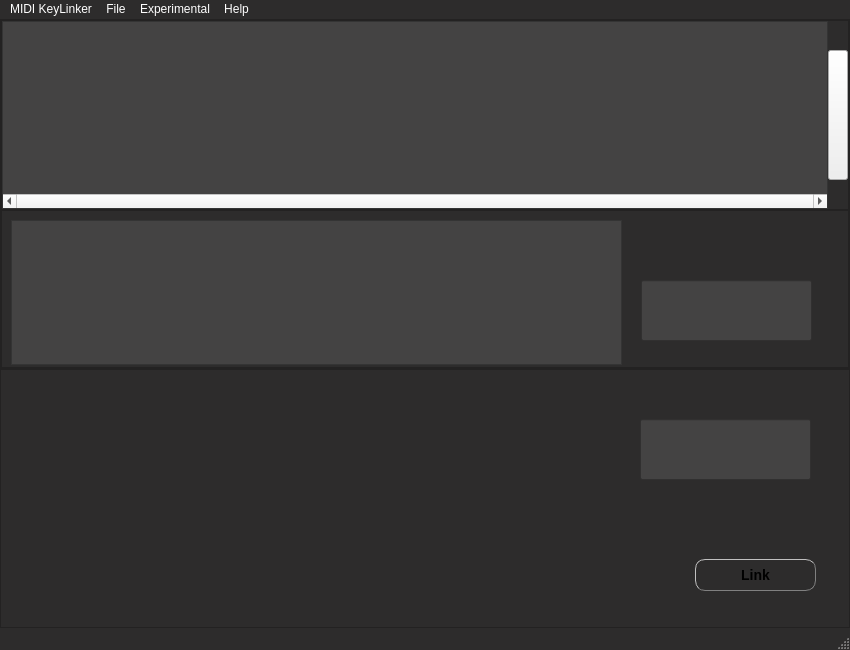
<?xml version="1.0" encoding="UTF-8"?>
<ui version="4.0">
 <class>MainWindow</class>
 <widget class="QMainWindow" name="MainWindow">
  <property name="geometry">
   <rect>
    <x>0</x>
    <y>0</y>
    <width>850</width>
    <height>650</height>
   </rect>
  </property>
  <property name="windowTitle">
   <string>MainWindow</string>
  </property>
  <property name="windowIcon">
   <iconset>
    <normaloff>icon/midi.svg</normaloff>icon/midi.svg</iconset>
  </property>
  <property name="autoFillBackground">
   <bool>true</bool>
  </property>
  <property name="styleSheet">
   <string notr="true">QMainWindow {
	
}
QAction {
	background-color:  #2D2C2C; 
}
QFrame {
    background-color:  #2D2C2C; 
}
QListWidget {
	background-color:  #444343;
}
QLineEdit {
	background-color:  #444343;
	color: white;
}
QTableView{
	background-color:  #444343;
}
QMenu {
	color: rgb(255, 255, 255);
	background-color:  #2D2C2C; 
}
QMenuBar {
	color: rgb(255, 255, 255);
	background-color:  #2D2C2C; 
}
QPushButton#linkButton { 
    border-style: outset;
    border-width: 1px;
    border-radius: 10px;
    border-color: gray;
    font: bold 14px; 
    padding: 6px;
	color: &quot;orange&quot;;
}
QStatusBar {
	background-color:  #2D2C2C; 
	color: &quot;orange&quot;;
}
</string>
  </property>
  <widget class="QWidget" name="centralwidget">
   <property name="autoFillBackground">
    <bool>true</bool>
   </property>
   <layout class="QVBoxLayout" name="verticalLayout">
    <property name="spacing">
     <number>0</number>
    </property>
    <property name="leftMargin">
     <number>0</number>
    </property>
    <property name="topMargin">
     <number>0</number>
    </property>
    <property name="rightMargin">
     <number>0</number>
    </property>
    <property name="bottomMargin">
     <number>0</number>
    </property>
    <item>
     <widget class="QFrame" name="frame">
      <property name="maximumSize">
       <size>
        <width>16777215</width>
        <height>350</height>
       </size>
      </property>
      <property name="styleSheet">
       <string notr="true"/>
      </property>
      <property name="frameShape">
       <enum>QFrame::StyledPanel</enum>
      </property>
      <property name="frameShadow">
       <enum>QFrame::Raised</enum>
      </property>
      <layout class="QVBoxLayout" name="verticalLayout_2">
       <property name="spacing">
        <number>0</number>
       </property>
       <property name="leftMargin">
        <number>0</number>
       </property>
       <property name="topMargin">
        <number>0</number>
       </property>
       <property name="rightMargin">
        <number>0</number>
       </property>
       <property name="bottomMargin">
        <number>0</number>
       </property>
       <item>
        <widget class="QFrame" name="frame_2">
         <property name="maximumSize">
          <size>
           <width>16777215</width>
           <height>190</height>
          </size>
         </property>
         <property name="frameShape">
          <enum>QFrame::StyledPanel</enum>
         </property>
         <property name="frameShadow">
          <enum>QFrame::Raised</enum>
         </property>
         <property name="lineWidth">
          <number>0</number>
         </property>
         <layout class="QHBoxLayout" name="horizontalLayout">
          <property name="spacing">
           <number>0</number>
          </property>
          <property name="leftMargin">
           <number>0</number>
          </property>
          <property name="topMargin">
           <number>0</number>
          </property>
          <property name="rightMargin">
           <number>0</number>
          </property>
          <property name="bottomMargin">
           <number>0</number>
          </property>
          <item>
           <widget class="QListWidget" name="listWidget">
            <property name="minimumSize">
             <size>
              <width>0</width>
              <height>0</height>
             </size>
            </property>
            <property name="maximumSize">
             <size>
              <width>16777215</width>
              <height>190</height>
             </size>
            </property>
            <property name="styleSheet">
             <string notr="true"/>
            </property>
            <property name="verticalScrollBarPolicy">
             <enum>Qt::ScrollBarAlwaysOff</enum>
            </property>
            <property name="horizontalScrollBarPolicy">
             <enum>Qt::ScrollBarAlwaysOn</enum>
            </property>
            <property name="sizeAdjustPolicy">
             <enum>QAbstractScrollArea::AdjustIgnored</enum>
            </property>
            <property name="autoScrollMargin">
             <number>0</number>
            </property>
            <property name="textElideMode">
             <enum>Qt::ElideLeft</enum>
            </property>
            <property name="flow">
             <enum>QListView::LeftToRight</enum>
            </property>
            <property name="uniformItemSizes">
             <bool>true</bool>
            </property>
           </widget>
          </item>
          <item>
           <widget class="QPushButton" name="pushButton">
            <property name="minimumSize">
             <size>
              <width>0</width>
              <height>0</height>
             </size>
            </property>
            <property name="maximumSize">
             <size>
              <width>20</width>
              <height>130</height>
             </size>
            </property>
            <property name="toolTip">
             <string>See MIDI device details</string>
            </property>
            <property name="autoFillBackground">
             <bool>false</bool>
            </property>
            <property name="text">
             <string/>
            </property>
            <property name="icon">
             <iconset>
              <normaloff>icon/arrow-prev.svg</normaloff>icon/arrow-prev.svg</iconset>
            </property>
           </widget>
          </item>
          <item>
           <widget class="QFrame" name="frame_4">
            <property name="minimumSize">
             <size>
              <width>0</width>
              <height>190</height>
             </size>
            </property>
            <property name="maximumSize">
             <size>
              <width>16777215</width>
              <height>190</height>
             </size>
            </property>
            <property name="frameShape">
             <enum>QFrame::StyledPanel</enum>
            </property>
            <property name="frameShadow">
             <enum>QFrame::Raised</enum>
            </property>
            <widget class="QCheckBox" name="checkBox">
             <property name="geometry">
              <rect>
               <x>10</x>
               <y>60</y>
               <width>85</width>
               <height>20</height>
              </rect>
             </property>
             <property name="text">
              <string>CheckBox</string>
             </property>
            </widget>
           </widget>
          </item>
         </layout>
        </widget>
       </item>
       <item>
        <widget class="QFrame" name="frame_3">
         <property name="enabled">
          <bool>false</bool>
         </property>
         <property name="maximumSize">
          <size>
           <width>16777215</width>
           <height>200</height>
          </size>
         </property>
         <property name="styleSheet">
          <string notr="true"/>
         </property>
         <property name="frameShape">
          <enum>QFrame::StyledPanel</enum>
         </property>
         <property name="frameShadow">
          <enum>QFrame::Raised</enum>
         </property>
         <widget class="QTableView" name="tv_midimessages">
          <property name="geometry">
           <rect>
            <x>10</x>
            <y>10</y>
            <width>611</width>
            <height>145</height>
           </rect>
          </property>
          <property name="maximumSize">
           <size>
            <width>16777215</width>
            <height>145</height>
           </size>
          </property>
          <property name="font">
           <font>
            <pointsize>10</pointsize>
           </font>
          </property>
          <property name="styleSheet">
           <string notr="true"/>
          </property>
          <property name="autoScrollMargin">
           <number>16</number>
          </property>
          <property name="textElideMode">
           <enum>Qt::ElideLeft</enum>
          </property>
          <property name="showGrid">
           <bool>false</bool>
          </property>
          <property name="gridStyle">
           <enum>Qt::SolidLine</enum>
          </property>
          <attribute name="horizontalHeaderVisible">
           <bool>true</bool>
          </attribute>
          <attribute name="horizontalHeaderHighlightSections">
           <bool>true</bool>
          </attribute>
          <attribute name="horizontalHeaderStretchLastSection">
           <bool>true</bool>
          </attribute>
          <attribute name="verticalHeaderVisible">
           <bool>false</bool>
          </attribute>
          <attribute name="verticalHeaderHighlightSections">
           <bool>true</bool>
          </attribute>
         </widget>
         <widget class="QLabel" name="label">
          <property name="geometry">
           <rect>
            <x>780</x>
            <y>10</y>
            <width>31</width>
            <height>31</height>
           </rect>
          </property>
          <property name="text">
           <string/>
          </property>
          <property name="pixmap">
           <pixmap>icon/play-circle.svg</pixmap>
          </property>
          <property name="alignment">
           <set>Qt::AlignCenter</set>
          </property>
         </widget>
         <widget class="QLineEdit" name="lineEdit_2">
          <property name="geometry">
           <rect>
            <x>640</x>
            <y>70</y>
            <width>171</width>
            <height>61</height>
           </rect>
          </property>
          <property name="font">
           <font>
            <pointsize>15</pointsize>
           </font>
          </property>
          <property name="styleSheet">
           <string notr="true"/>
          </property>
         </widget>
        </widget>
       </item>
      </layout>
     </widget>
    </item>
    <item>
     <widget class="QFrame" name="frame_5">
      <property name="statusTip">
       <string/>
      </property>
      <property name="styleSheet">
       <string notr="true">QMainWindow {
	
}
QAction {
	background-color:  #2D2C2C; 
}
QFrame {
    background-color:  #2D2C2C; 
}
QListWidget {
	background-color:  #444343;
}
QLineEdit {
	background-color:  #444343;
	color: white;
}
QTableView{
	background-color:  #444343;
}
QMenu {
	color: rgb(255, 255, 255);
	background-color:  #2D2C2C; 
}
QMenuBar {
	color: rgb(255, 255, 255);
	background-color:  #2D2C2C; 
}
QPushButton#linkButton { 
    border-style: outset;
    border-width: 1px;
    border-radius: 10px;
    border-color: gray;
    font: bold 14px; 
    padding: 6px;
	color: &quot;orange&quot;;
}
QStatusBar {
	background-color:  #2D2C2C; 
	color: &quot;orange&quot;;
}
</string>
      </property>
      <property name="frameShape">
       <enum>QFrame::StyledPanel</enum>
      </property>
      <property name="frameShadow">
       <enum>QFrame::Raised</enum>
      </property>
      <widget class="QPushButton" name="linkButton">
       <property name="geometry">
        <rect>
         <x>695</x>
         <y>190</y>
         <width>121</width>
         <height>32</height>
        </rect>
       </property>
       <property name="styleSheet">
        <string notr="true"/>
       </property>
       <property name="text">
        <string>Link</string>
       </property>
       <property name="checkable">
        <bool>true</bool>
       </property>
      </widget>
      <widget class="QLabel" name="label_2">
       <property name="geometry">
        <rect>
         <x>10</x>
         <y>10</y>
         <width>350</width>
         <height>100</height>
        </rect>
       </property>
       <property name="maximumSize">
        <size>
         <width>350</width>
         <height>100</height>
        </size>
       </property>
       <property name="text">
        <string/>
       </property>
       <property name="pixmap">
        <pixmap>icon/computer-keyboard.svg</pixmap>
       </property>
       <property name="scaledContents">
        <bool>true</bool>
       </property>
      </widget>
      <widget class="QLineEdit" name="lineEdit">
       <property name="geometry">
        <rect>
         <x>640</x>
         <y>50</y>
         <width>171</width>
         <height>61</height>
        </rect>
       </property>
       <property name="font">
        <font>
         <pointsize>15</pointsize>
        </font>
       </property>
       <property name="styleSheet">
        <string notr="true"/>
       </property>
      </widget>
      <widget class="QLabel" name="label_3">
       <property name="geometry">
        <rect>
         <x>790</x>
         <y>10</y>
         <width>31</width>
         <height>31</height>
        </rect>
       </property>
       <property name="text">
        <string/>
       </property>
       <property name="pixmap">
        <pixmap>icon/play-circle.svg</pixmap>
       </property>
       <property name="alignment">
        <set>Qt::AlignCenter</set>
       </property>
      </widget>
     </widget>
    </item>
   </layout>
  </widget>
  <widget class="QMenuBar" name="menuBar">
   <property name="geometry">
    <rect>
     <x>0</x>
     <y>0</y>
     <width>850</width>
     <height>21</height>
    </rect>
   </property>
   <property name="styleSheet">
    <string notr="true"/>
   </property>
   <property name="nativeMenuBar">
    <bool>false</bool>
   </property>
   <widget class="QMenu" name="menuFile">
    <property name="title">
     <string>File</string>
    </property>
    <addaction name="openFileAction"/>
    <addaction name="saveAction"/>
    <addaction name="saveAsAction"/>
    <addaction name="separator"/>
   </widget>
   <widget class="QMenu" name="menuExperimental">
    <property name="statusTip">
     <string>Experimental options</string>
    </property>
    <property name="title">
     <string>Experimental</string>
    </property>
    <property name="toolTipsVisible">
     <bool>true</bool>
    </property>
    <addaction name="actionmessages"/>
    <addaction name="separator"/>
    <addaction name="actiondevices"/>
   </widget>
   <widget class="QMenu" name="menuHelp">
    <property name="title">
     <string>Help</string>
    </property>
    <addaction name="actionDoc"/>
    <addaction name="separator"/>
    <addaction name="actionAbout"/>
   </widget>
   <widget class="QMenu" name="menuMIDI_KeyLinker">
    <property name="title">
     <string>MIDI KeyLinker</string>
    </property>
    <addaction name="actionPreferences"/>
    <addaction name="separator"/>
    <addaction name="actionQuit"/>
   </widget>
   <addaction name="menuMIDI_KeyLinker"/>
   <addaction name="menuFile"/>
   <addaction name="menuExperimental"/>
   <addaction name="menuHelp"/>
  </widget>
  <widget class="QStatusBar" name="statusBar"/>
  <action name="openFileAction">
   <property name="checkable">
    <bool>false</bool>
   </property>
   <property name="text">
    <string>Open</string>
   </property>
   <property name="toolTip">
    <string>Open</string>
   </property>
   <property name="statusTip">
    <string>Open settings</string>
   </property>
  </action>
  <action name="saveAction">
   <property name="text">
    <string>Save</string>
   </property>
   <property name="statusTip">
    <string>Save settings</string>
   </property>
  </action>
  <action name="saveAsAction">
   <property name="text">
    <string>Save as ...</string>
   </property>
   <property name="statusTip">
    <string>Save file as ...</string>
   </property>
  </action>
  <action name="actionmessages">
   <property name="text">
    <string>Messages</string>
   </property>
   <property name="statusTip">
    <string>Midi messages</string>
   </property>
  </action>
  <action name="actiondevices">
   <property name="text">
    <string>Devices</string>
   </property>
   <property name="statusTip">
    <string>Midi Devices</string>
   </property>
  </action>
  <action name="actionDoc">
   <property name="text">
    <string>Index</string>
   </property>
   <property name="toolTip">
    <string>Index</string>
   </property>
   <property name="statusTip">
    <string>Help</string>
   </property>
  </action>
  <action name="actionAbout">
   <property name="text">
    <string>About</string>
   </property>
   <property name="statusTip">
    <string>About</string>
   </property>
  </action>
  <action name="actionPreferences">
   <property name="checkable">
    <bool>false</bool>
   </property>
   <property name="text">
    <string>Preferences</string>
   </property>
   <property name="statusTip">
    <string>Preferences</string>
   </property>
  </action>
  <action name="actionQuit">
   <property name="text">
    <string>Quit</string>
   </property>
   <property name="statusTip">
    <string>Exit application</string>
   </property>
  </action>
 </widget>
 <resources/>
 <connections/>
</ui>
